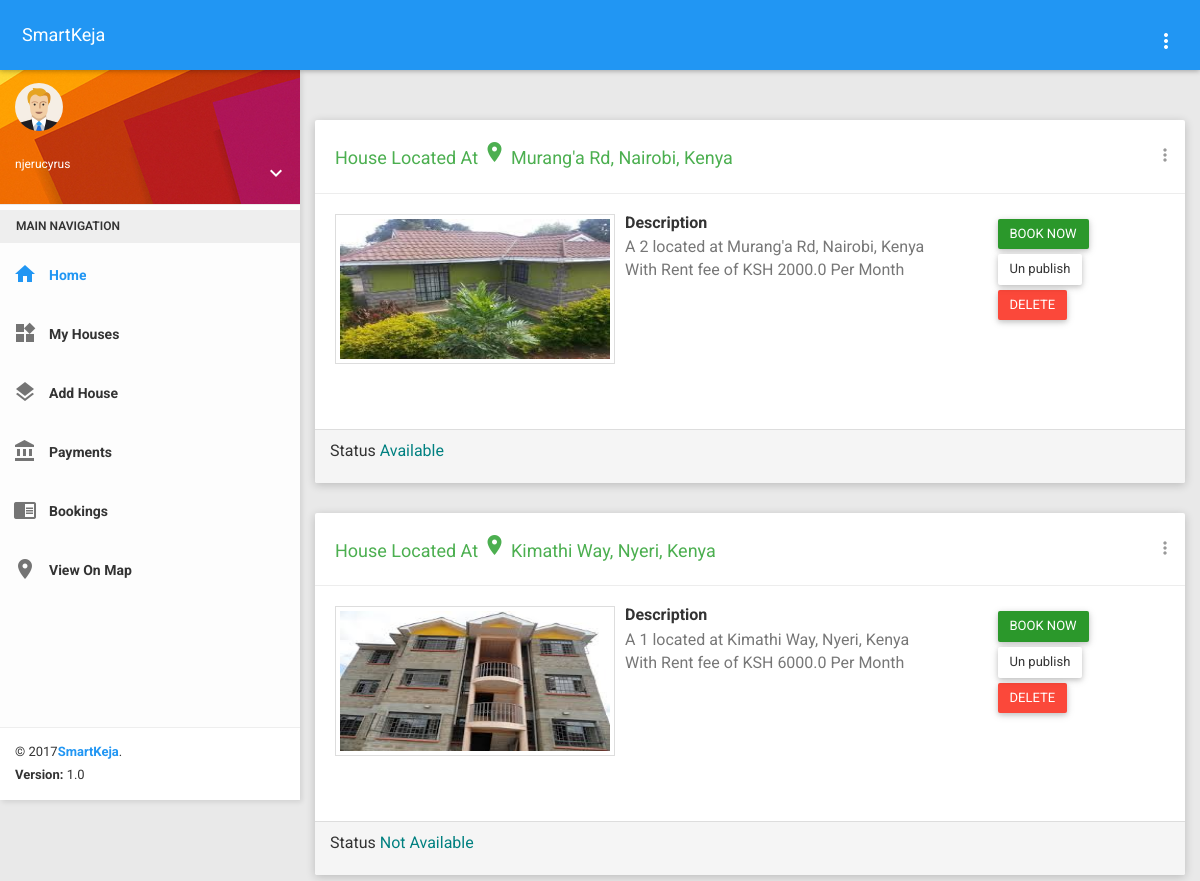
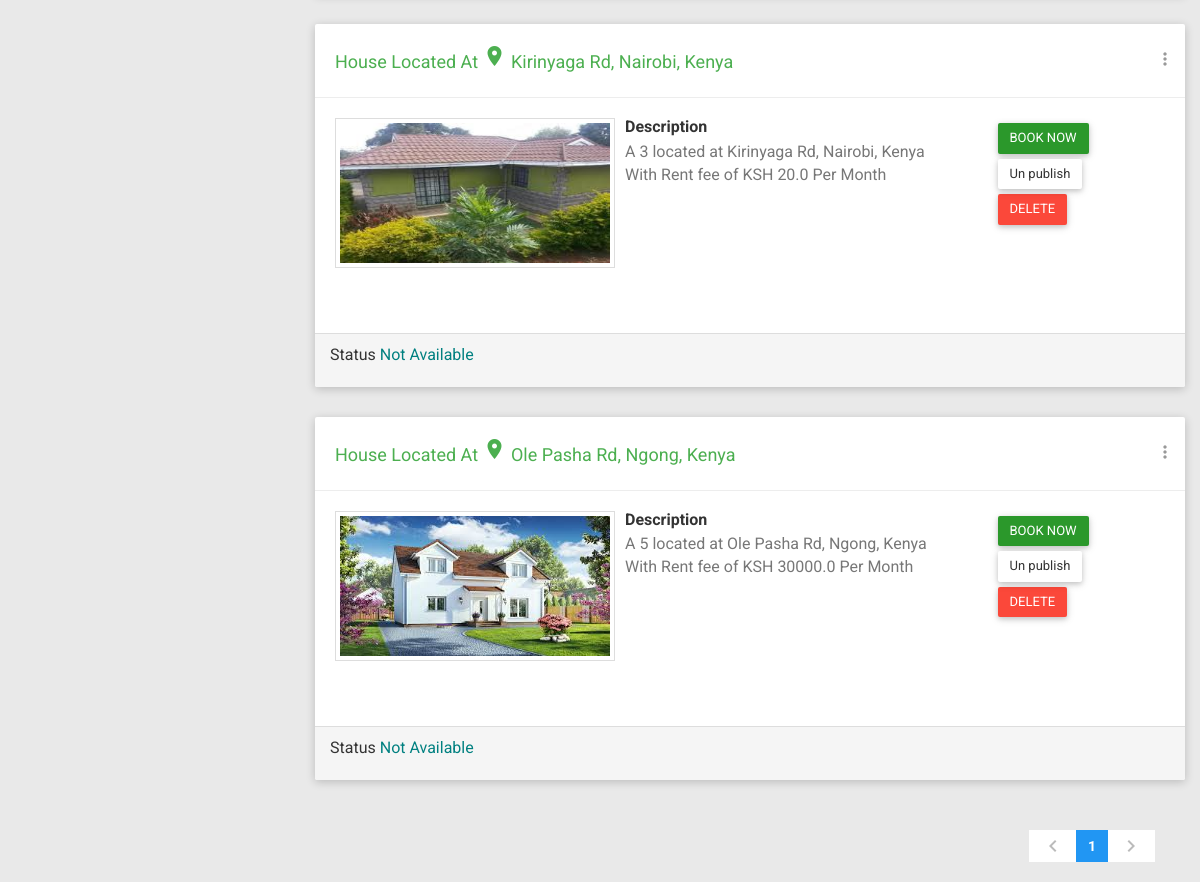
The app's page /dashboard/myposts/ (signed in) with its own data (2 pictures, top to bottom).
### smarthouse/models.py (models this page shows, shortened)
class House(models.Model):
    managed_by = models.ForeignKey(User)
    lat = models.FloatField()
    lng = models.FloatField()
    location = models.CharField(max_length=200)
    rent_price = models.FloatField()
    sale_price = models.FloatField()
    bedrooms = models.IntegerField()
    description = models.TextField()
    on_sale = models.BooleanField(default=False)
    is_available = models.BooleanField(default=True)
    primary_img = models.ImageField(upload_to='uploads/')
    is_published = models.BooleanField(default=False)
    date_posted = models.DateTimeField(auto_now_add=True)
    class Meta:
        ordering = ('-is_available', '-date_posted')

### smarthouse/views.py (the view)
# urls.py: url(r'^dashboard/myposts/$', views.MyHousePostsView.as_view(), name='myposts'),
class MyHousePostsView(LoginRequiredMixin, ListView):
    login_url = '/login'
    template_name = 'dashboard/pages/myhouses.html'
    paginate_by = 10
    context_object_name = 'house_posts'
    def get_queryset(self):
        object_list = House.objects.filter(managed_by=self.request.user)
        return object_list

### smarthouse/context_processors.py (called while the page is built)
def get_account_type(request):
    account_type = ''
    phone_number = ''
    context = dict({})
    try:
        if request.user.is_authenticated:
            agent_exists = Agent.objects.filter(user=request.user)[:1].exists()
            if agent_exists:
                account_type = 'agent'
                agent = Agent.objects.get(user=request.user)
                phone_number = agent.phone_number
            if request.user.is_staff:
                account_type = "owner"
                house_owner = HouseOwner.objects.get(user=request.user)
                phone_number = house_owner.phone_number
            if not request.user.is_staff and not agent_exists:
                account_type = "client"
    except (Agent.DoesNotExist, HouseOwner.DoesNotExist):
        pass
    context['account_type'] = account_type
    context['phone_number'] = phone_number
    return context

def get_house_posts(request):
    context = dict({})
    houses = House.objects.all()
    context['house_options'] = houses
    return context

### smartkeja/templates/dashboard/pages/myhouses.html (shortened to what this page needs)
{% extends 'dashboard/index.html' %}
{% load staticfiles %}
{% block content %}
    {% if house_posts %}
        {% for house in house_posts %}
            <div class="row clearfix">
            <div class="card">
                <div class="header">
                    <h2>
                        <a href="{{ board.get_absolute_url }}" style="color: #4CAF50">
                            House Located At <i class="material-icons">room</i> {{ house.location }}
                        </a>
                    </h2>
                    <ul class="header-dropdown m-r--5">
                        <li class="dropdown">
                            <a href="javascript:void(0);" class="dropdown-toggle" data-toggle="dropdown"
                               role="button" aria-haspopup="true" aria-expanded="false">
                                <i class="material-icons">more_vert</i>
                            </a>
                        </li>
                    </ul>
                </div>
                <div class="body">
                    <div class="media">
                        <div class="media-left">
                            <a href="javascript:void(0);">
                                <img class="media-object thumbnail" src="{{ house.primary_img.url }}"
                                     width="280" height="150">
                            </a>
                        </div>
                        <div class="media-body">
                            <div class="row">
                                <div class="col-md-7">
                                    <h4 class="media-heading">Description</h4>
                                    <p style="font-family: Roboto; font-size: 16px;">A {{ house.bedrooms }} located
                                        at {{ house.location }}
                                        {% if house.on_sale %}Going for KSH {{ house.sale_price }}
                                        {% else %}
                                            With Rent fee of KSH {{ house.rent_price }} Per Month
                                        {% endif %}
                                    </p>
                                </div>
                                <div class="col-md-5">
                                    <ul style="list-style: none">
                                        {% if house.on_sale %}
                                            <li>
                                                <a href="#" class="btn btn-primary waves-effect">BUY NOW</a>
                                            </li>
                                        {% else %}
                                            <li>
                                                <a href="#" class="btn btn-success waves-effect">BOOK NOW</a>
                                            </li>
                                        {% endif %}
                                        {% if house.is_published %}
                                            <li>
                                                <button class="btn btn-default waves-effect"
                                                        onclick="showConfirmMessage('{{ house.pk }}', 'off')">Un publish
                                                </button>
                                            </li>
                                        {% else %}
                                            <li>
                                                <button class="btn btn-default waves-effect"
                                                        onclick="showConfirmMessage('{{ house.pk }}', 'on')">PUBLISH
                                                </button>
                                            </li>
                                        {% endif %}
                                        <li>
                                            <a href="{% url 'smarthouse:delete_house' pk=house.pk %} "
                                               class="btn btn-danger">DELETE</a>
                                        </li>
                                    </ul>
                                </div>
                            </div>
                        </div>
                    </div>
                </div>
                <div class="panel-footer">
                    <p>
                        <small style="font-size: 16px;">Status <span
                                style="color: teal;">
                                           {% if not house.is_available %} Not Available{% else %}
                                               Available {% endif %}
                                        </span>
                        </small>
                    </p>
                </div>
            </div>
            </div>
        {% endfor %}
        <div class="container-fluid pull-right">
            <nav>
                <ul class="pagination">
                    {% if page_obj.has_previous %}
                        <li>
                            <a href="?page={{ page_obj.previous_page_number }}" aria-label="Previous">
                                <i class="material-icons">chevron_left</i>
                                <span class="sr-only">Previous</span>
                            </a>
                        </li>
                    {% else %}
                        <li class="disabled">
                            <a href="javascript:void(0);">
                                <i class="material-icons">chevron_left</i>
                            </a>
                        </li>
                    {% endif %}
                    {% for l in  page_obj.paginator.page_range %}
                        {% if forloop.counter <= 10 %}
                            <li class="{% if forloop.counter == page_obj.number %}active{% endif %}"><a
                                    href="?page={{ forloop.counter }}" class="waves-effect">{{ forloop.counter }}</a>
                            </li>
                        {% endif %}
                    {% endfor %}
                    {% if page_obj.has_next %}
                        <li>
                            <a href="?page={{ page_obj.next_page_number }}" class="waves-effect">
                                <i class="material-icons">chevron_right</i>
                            </a>
                        </li>
                    {% else %}
                        <li class="disabled">
                            <a href="javascript:void(0);">
                                <i class="material-icons">chevron_right</i>
                            </a>
                        </li>
                    {% endif %}
                </ul>
            </nav>
        </div>
    {% else %}
        <div class="alert alert-info">
            <p>You do not have any houses posted for sale or rent. <a href="{% url 'smarthouse:post_house' %}">Click
                here to post</a></p>
        </div>
    {% endif %}
{% endblock %}

### smartkeja/templates/dashboard/index.html (shortened to what this page needs)
﻿{% load staticfiles %}
<!DOCTYPE html>
<html>
<head>
    {% include 'css.html' %}
</head>
<body class="theme-blue">
    <nav class="navbar">
        <div class="container-fluid">
            <div class="navbar-header">
                <a class="navbar-brand" href="#">SmartKeja</a>
            </div>
            <div class="collapse navbar-collapse" id="navbar-collapse">
                <ul class="nav navbar-nav navbar-right">
                    <li class="pull-right"><a href="javascript:void(0);" class="js-right-sidebar" data-close="true"><i class="material-icons">more_vert</i></a></li>
                </ul>
            </div>
        </div>
    </nav>
    <section>
        <aside id="leftsidebar" class="sidebar">
            <div class="user-info">
                <div class="image">
                    <img src="{% static 'images/user.png' %}" width="48" height="48" alt="User" />
                </div>
                <div class="info-container">
                    <div class="email">{{ request.user }}</div>
                    <div class="btn-group user-helper-dropdown">
                        <i class="material-icons" data-toggle="dropdown" aria-haspopup="true" aria-expanded="true">keyboard_arrow_down</i>
                    </div>
                </div>
            </div>
            <div class="menu">
                <ul class="list">
                    <li class="header">MAIN NAVIGATION</li>
                    <li class="active">
                        <a href="{% url 'smarthouse:dashboard_index' %}">
                            <i class="material-icons">home</i>
                            <span>Home</span>
                        </a>
                    </li>
                    <li>
                        <a href="{% url 'smarthouse:myposts' %}">
                            <i class="material-icons">widgets</i>
                            <span>My Houses</span>
                        </a>
                    </li>
                    <li>
                        <a href="{% url 'smarthouse:post_house' %}">
                            <i class="material-icons">layers</i>
                            <span>Add House</span>
                        </a>
                    </li>
                    <li>
                        <a href="{% url 'smarthouse:payments' %}">
                            <i class="material-icons">account_balance</i>
                            <span>Payments</span>
                        </a>
                    </li>
                    <li>
                        <a href="{% url 'smarthouse:my_house_booking' %}">
                            <i class="material-icons">chrome_reader_mode</i>
                            <span>Bookings</span>
                        </a>
                    </li>
                    <li>
                        <a href="{% url 'smarthouse:map_view' %}">
                            <i class="material-icons">place</i>
                            <span>View On Map</span>
                        </a>
                    </li>
                </ul>
            </div>
            <div class="legal">
                <div class="copyright">
                    &copy; 2017<a href="javascript:void(0);">SmartKeja</a>.
                </div>
                <div class="version">
                    <b>Version: </b> 1.0
                </div>
            </div>
        </aside>
    </section>
    <section class="content">
        <div class="container-fluid">
            <div class="row clearfix">
                <div class="col-xs-12 col-sm-12 col-md-12 col-lg-12">
                    {% block content %}{% endblock %}
                </div>
            </div>
        </div>
    </section>
</body>
</html>

### smartkeja/static_files/css/themes/all-themes.css (style rules this page uses)
.theme-blue .navbar { background-color: #2196F3; }
.theme-blue .navbar-brand { color: #fff; }
.theme-blue .nav > li > a { color: #fff; }
.theme-blue .sidebar .menu .list li.active { background-color: transparent; }
.theme-blue .sidebar .menu .list li.active > :first-child i, .theme-blue .sidebar .menu .list li.active > :first-child span { color: #2196F3; }
.theme-blue .sidebar .legal { background-color: #fff; }
.theme-blue .sidebar .legal .copyright a { color: #2196F3 !important; }

### smartkeja/templates/dashboard/pages/myhouses.html (style rules this page uses)
li { margin-top: 5px; }

### records on screen
House: location "Murang'a Rd, Nairobi, Kenya", primary_img (picture), bedrooms "2", rent_price "2000.0", on_sale "BOOK NOW", is_available "Available"
House: location "Kimathi Way, Nyeri, Kenya", primary_img (picture), bedrooms "1", rent_price "6000.0", on_sale "BOOK NOW", is_available "Not Available"
House: location "Kirinyaga Rd, Nairobi, Kenya", primary_img (picture), bedrooms "3", rent_price "20.0", on_sale "BOOK NOW", is_available "Not Available"
House: location "Ole Pasha Rd, Ngong, Kenya", primary_img (picture), bedrooms "5", rent_price "30000.0", on_sale "BOOK NOW", is_available "Not Available"

### other values on screen
{{ request.user }} "njerucyrus"
